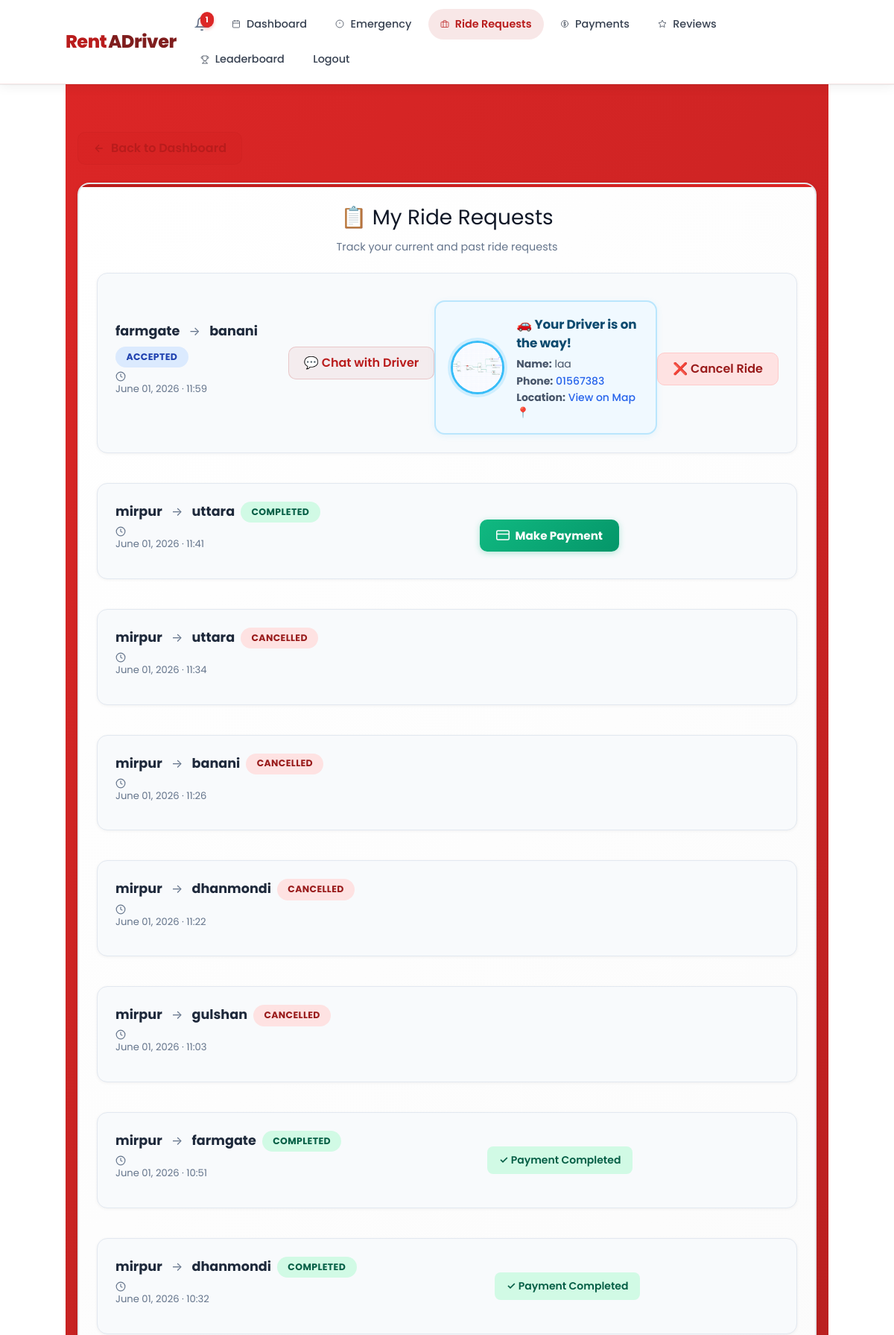
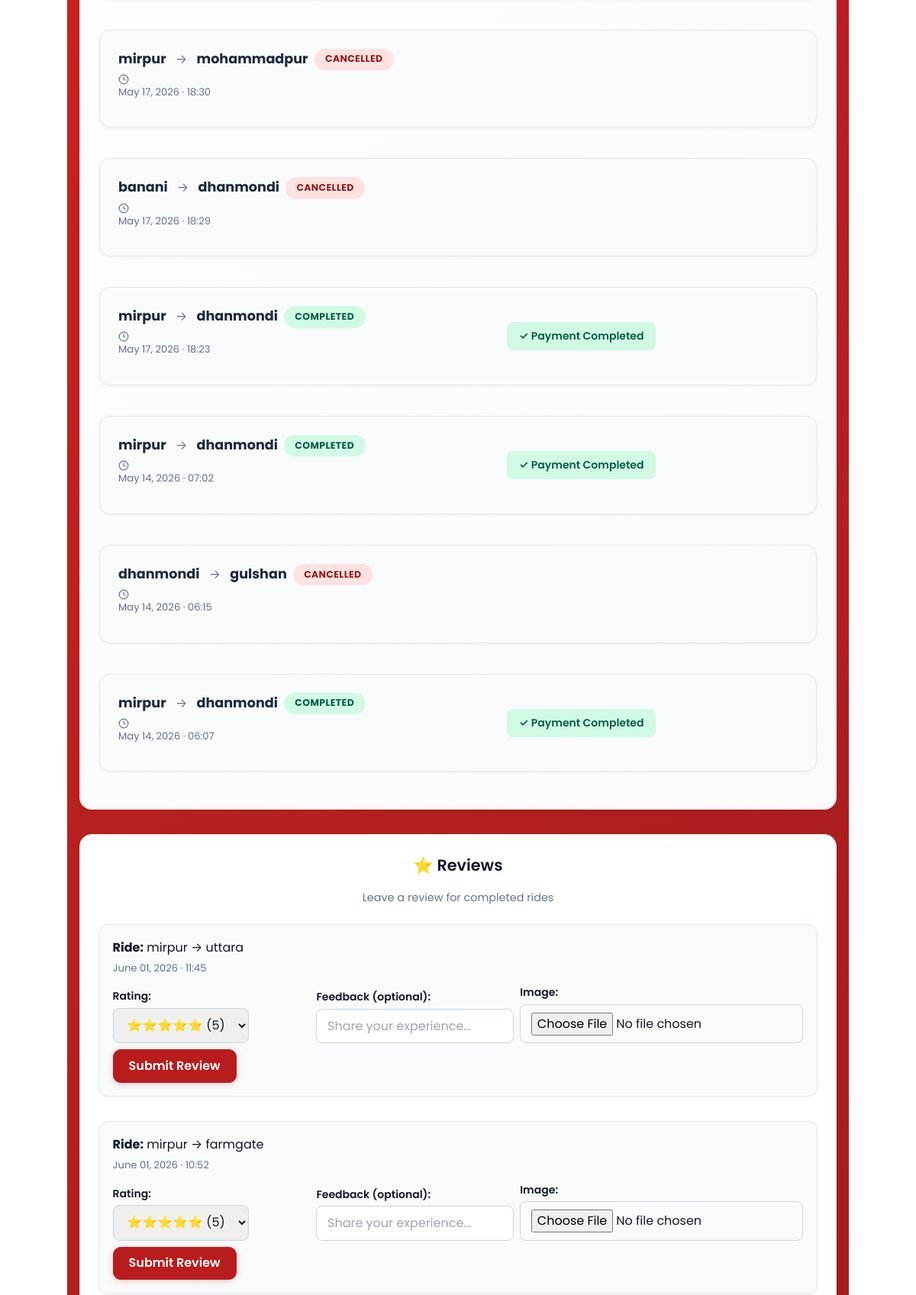
The app's page /rides/all/ (signed in, upper part) with its own data (2 pictures, top to bottom).
### core/models.py (models this page shows, shortened)
class RideRequest(models.Model):
    customer = models.ForeignKey(Account, on_delete=models.CASCADE)
    pickup_location = models.CharField(max_length=200)
    dropoff_location = models.CharField(max_length=200)
    pickup_lat = models.FloatField(null=True, blank=True)
    pickup_lng = models.FloatField(null=True, blank=True)
    dropoff_lat = models.FloatField(null=True, blank=True)
    dropoff_lng = models.FloatField(null=True, blank=True)
    status = models.CharField(max_length=20, default="pending")
    created_at = models.DateTimeField(auto_now_add=True)

class DriverProfile(models.Model):
    user = models.OneToOneField(Account, on_delete=models.CASCADE)
    full_name = models.CharField(max_length=100, null=True, blank=True)
    license_number = models.CharField(max_length=50)
    phone_number = models.CharField(max_length=20, null=True, blank=True)
    vehicle_details = models.CharField(max_length=100, default="Unknown")
    address = models.CharField(max_length=200, null=True, blank=True)
    nid_number = models.CharField(max_length=50, null=True, blank=True)
    profile_picture = models.ImageField(upload_to="profiles/", null=True, blank=True)
    current_lat = models.FloatField(null=True, blank=True)
    current_lng = models.FloatField(null=True, blank=True)

class Booking(models.Model):
    ride_request = models.OneToOneField(RideRequest, on_delete=models.CASCADE, related_name="booking")
    driver = models.ForeignKey(Account, on_delete=models.CASCADE, related_name="bookings")
    confirmed_at = models.DateTimeField(auto_now_add=True)
    status = models.CharField(
        max_length=20,
        choices=[('ongoing', 'Ongoing'), ('completed', 'Completed'), ('cancelled', 'Cancelled')],
        default='ongoing'
    )

### core/views.py (the view)
# urls.py: path("rides/all/", views.all_ride_requests_view, name="all_ride_requests"),
@login_required
def all_ride_requests_view(request):
    if request.user.role != "customer":
        return redirect("driver_dashboard")
    rides = RideRequest.objects.filter(customer=request.user).order_by("-created_at")
    customer_bookings = Booking.objects.filter(ride_request__customer=request.user).order_by("-confirmed_at")
    accepted_ride_info = None
    for ride in rides:
        if ride.status == "accepted":
            try:
                booking = ride.booking
                driver_profile = DriverProfile.objects.get(user=booking.driver)
                accepted_ride_info = {
                    "ride": ride,
                    "driver_name": driver_profile.full_name or booking.driver.username,
                    "driver_phone": driver_profile.phone_number,
                    "driver_picture": driver_profile.profile_picture,
                    "driver_lat": driver_profile.current_lat,
                    "driver_lng": driver_profile.current_lng,
                }
                break
            except:
                pass
    return render(request, "all_ride_requests.html", {
        "rides": rides,
        "customer_bookings": customer_bookings,
        "accepted_ride_info": accepted_ride_info,
    })

### core/templates/all_ride_requests.html (shortened to what this page needs)
{% extends "base.html" %}
{% load static %}
{% block content %}
<section class="all-rides-section">
  <div class="container">
    <div class="back-btn-wrapper">
      <a href="{% url 'customer_dashboard' %}" class="btn btn-secondary back-btn">
        <svg width="16" height="16" viewBox="0 0 24 24" fill="none" stroke="currentColor" stroke-width="2">
          <path d="M19 12H5M12 19l-7-7 7-7"/>
        </svg>
      </a>
    </div>
    <div class="card rides-card enhanced-rides">
      <div class="card-header">
        <h2>📋 My Ride Requests</h2>
        <p class="card-subtitle">Track your current and past ride requests</p>
      </div>
      <div class="rides-container">
        <ul class="rides-list">
          {% for r in rides %}
            <li class="ride-item">
              <div class="ride-header">
                <div class="ride-header-top">
                  <div class="ride-locations">
                    <strong>{{ r.pickup_location }}</strong>
                    <span class="ride-arrow">→</span>
                    <strong>{{ r.dropoff_location }}</strong>
                  </div>
                  <span class="status-badge status-{{ r.status }}">
                    {{ r.status|title }}
                  </span>
                </div>
                <small class="ride-timestamp">
                  <svg width="14" height="14" viewBox="0 0 24 24" fill="none" stroke="currentColor" stroke-width="2">
                    <circle cx="12" cy="12" r="10"/>
                    <polyline points="12 6 12 12 16 14"/>
                  </svg>
                  {{ r.created_at|date:"F d, Y · H:i" }}
                </small>
              </div>
              {% if r.booking and r.booking.status != 'completed' and r.booking.status != 'cancelled' %}
                <div class="chat-btn-wrapper">
                  <a class="btn btn-secondary chat-btn" href="{% url 'chat_room' r.booking.id %}">
                    💬 Chat with Driver
                  </a>
                </div>
              {% endif %}
              {% if r.status == 'completed' and r.booking %}
                {% if not r.booking.payment %}
                  <div class="payment-btn-wrapper">
                    <a href="{% url 'payments:pay_ride' r.booking.id %}" class="btn btn-primary payment-btn">
                      <svg width="18" height="18" viewBox="0 0 24 24" fill="none" stroke="currentColor" stroke-width="2">
                        <rect x="1" y="4" width="22" height="16" rx="2" ry="2"/>
                        <line x1="1" y1="10" x2="23" y2="10"/>
                      </svg>
                      Make Payment
                    </a>
                  </div>
                {% else %}
                  <div class="payment-status-wrapper">
                    <span class="badge badge-success">✓ Payment Completed</span>
                  </div>
                {% endif %}
              {% endif %}
              {% if r.status == 'accepted' and accepted_ride_info and accepted_ride_info.ride.id == r.id %}
                <div class="driver-info-card">
                  {% if accepted_ride_info.driver_picture %}
                    <img
                      src="{{ accepted_ride_info.driver_picture.url }}"
                      alt="Driver photo"
                      class="driver-photo"
                    />
                  {% else %}
                    <div class="driver-photo-placeholder">🧑</div>
                  {% endif %}
                  <div class="driver-info-content">
                    <p class="driver-heading">🚗 Your Driver is on the way!</p>
                    <p class="driver-detail"><strong>Name:</strong> {{ accepted_ride_info.driver_name }}</p>
                    <p class="driver-detail">
                      <strong>Phone:</strong>
                      {% if accepted_ride_info.driver_phone %}
                        <a href="tel:{{ accepted_ride_info.driver_phone }}" class="driver-phone-link">{{ accepted_ride_info.driver_phone }}</a>
                      {% else %}
                        <span class="driver-phone-unavailable">Not provided</span>
                      {% endif %}
                    </p>
                    {% if accepted_ride_info.driver_lat and accepted_ride_info.driver_lng %}
                      <p class="driver-detail">
                        <strong>Location:</strong>
                        <a
                          href="https://maps.google.com/?q={{ accepted_ride_info.driver_lat }},{{ accepted_ride_info.driver_lng }}"
                          target="_blank"
                          rel="noopener"
                          class="driver-map-link"
                        >View on Map 📍</a>
                      </p>
                    {% endif %}
                  </div>
                </div>
              {% endif %}
              <div class="action-buttons">
                {% if r.status == 'pending' %}
                  <a class="btn btn-secondary edit-btn" href="{% url 'edit_ride_request' r.id %}">
                    ✏️ Edit
                  </a>
                  <form method="post" action="{% url 'cancel_ride_request' r.id %}" class="cancel-form">
                    {% csrf_token %}
                    <button class="btn btn-secondary cancel-btn">
                      ❌ Cancel
                    </button>
                  </form>
                {% elif r.status != 'completed' and r.status != 'cancelled' %}
                  <form method="post" action="{% url 'cancel_ride_request' r.id %}" class="cancel-form">
                    <button class="btn btn-secondary cancel-btn">
                      ❌ Cancel Ride
                    </button>
                  </form>
                {% endif %}
              </div>
            </li>
          {% endfor %}
        </ul>
      </div>
    </div>
    <div class="card reviews-card">
      <div class="card-header">
        <h3>⭐ Reviews</h3>
        <p class="card-subtitle">Leave a review for completed rides</p>
      </div>
      <ul class="rides-list">
        {% for b in customer_bookings %}
          {% if b.status == 'completed' %}
            <li class="review-item">
              <div>
                <strong>Ride:</strong> {{ b.ride_request.pickup_location }} → {{ b.ride_request.dropoff_location }}
                <small class="ride-timestamp">{{ b.confirmed_at|date:"F d, Y · H:i" }}</small>
              </div>
              {% if not b.review %}
                <form method="post" action="{% url 'create_review' b.id %}" class="review-form" enctype="multipart/form-data">
                  <div class="review-form-fields">
                    <div class="review-form-group">
                      <label class="review-label">Rating:</label>
                      <select name="rating" class="review-select">
                        <option value="5">⭐⭐⭐⭐⭐ (5)</option>
                      </select>
                    </div>
                    <div class="review-form-group">
                      <label class="review-label">Feedback (optional):</label>
                      <input type="text" name="feedback" placeholder="Share your experience..." class="review-input" />
                    </div>
                    <div>
                      <label class="review-label">Image:</label>
                      <input type="file" name="image" accept="image/*" class="review-file" />
                    </div>
                    <button class="btn btn-primary">Submit Review</button>
                  </div>
                </form>
              {% endif %}
            </li>
          {% endif %}
        {% empty %}
          <li class="empty-reviews">No completed bookings to review yet.</li>
        {% endfor %}
      </ul>
    </div>
  </div>
</section>
{% endblock %}

### core/static/css/style.css (style rules this page uses)
:root { --bg: #ffffff; --card: #fafafa; --muted: #6b7280; --accent: #b91c1c; --accent-2: #7f1d1d; --glass: rgba(185,28,28,0.04); --text-primary: #111827; --text-secondary: #374151; --border: #e5e7eb; --shadow: rgba(0,0,0,0.1); --success: #10b981; --success-light: #d1fae5; --radius: 12px; --fw-regular: 400; --fw-medium: 600; --max-width: 1100px; }
* { box-sizing: border-box; outline: none; }
a, button, input, select, textarea { outline: none; -webkit-tap-highlight-color: transparent; }
html,body { height:100%; margin: 0; padding: 0; outline: none; }
body { min-height: 100vh; display: flex; flex-direction: column; }
body { margin:0; font-family: "Poppins", system-ui, -apple-system, "Segoe UI", Roboto, "Helvetica Neue", Arial; background: var(--bg); color: var(--text-primary); -webkit-font-smoothing:antialiased; -moz-osx-font-smoothing:grayscale; line-height:1.45; -webkit-tap-highlight-color: transparent; min-height: 100vh; display: flex; flex-direction: column; }
.container { width: 92%; max-width: var(--max-width); margin: 0 auto; }
* { outline: none; }
.btn-secondary { background: rgba(185,28,28,0.05); color: var(--accent); border: 1px solid rgba(185,28,28,0.2); }
.card { background: #ffffff; border: 1px solid var(--border); border-radius: 12px; padding: 1.5rem; box-shadow: 0 2px 8px rgba(0,0,0,0.05); transition: transform 0.2s ease, box-shadow 0.2s ease; }
.card h3 { color: var(--text-primary); font-size: 1.3rem; font-weight: 600; margin: 0 0 1rem; display: flex; align-items: center; gap: 0.5rem; }
.rides-card, .create-card { background: #ffffff; border: 1px solid var(--border); border-radius: 12px; padding: 1.5rem; box-shadow: 0 2px 8px rgba(0,0,0,0.05); }
.rides-card { border-left: 4px solid var(--accent); }
.enhanced-rides { background: linear-gradient(135deg, #ffffff 0%, #fafafa 100%); border: 2px solid var(--border); position: relative; overflow: hidden; }
.enhanced-rides::before { content: ''; position: absolute; top: 0; left: 0; right: 0; height: 4px; background: linear-gradient(90deg, var(--accent), #dc2626); }
.card-header { margin-bottom: 1.5rem; text-align: center; }
.card-header h3 { color: var(--text-primary); font-size: 1.4rem; font-weight: 700; margin: 0 0 0.5rem; display: flex; align-items: center; justify-content: center; gap: 0.5rem; }
.card-subtitle { color: var(--muted); font-size: 0.9rem; margin: 0; }
.rides-container { min-height: 200px; }
.rides-list { list-style: none; margin: 0; padding: 0; display: flex; flex-direction: column; gap: 0.75rem; }
.ride-item { background: var(--bg); border: 1px solid var(--border); border-radius: var(--radius); padding: 1rem; margin-bottom: 0.75rem; display: flex; justify-content: space-between; align-items: center; transition: all 0.3s ease; box-shadow: 0 2px 4px var(--shadow); }

### records on screen
RideRequest: pickup_location "farmgate", dropoff_location "banani", status "ACCEPTED", created_at "June 01, 2026 · 11:59", shows "💬 Chat with Driver", shows "❌ Cancel Ride"
DriverProfile: driver_name "laa", driver_phone "01567383"
RideRequest: pickup_location "mirpur", dropoff_location "uttara", status "COMPLETED", created_at "June 01, 2026 · 11:41", shows "Make Payment"
RideRequest: pickup_location "mirpur", dropoff_location "uttara", status "CANCELLED", created_at "June 01, 2026 · 11:34"
RideRequest: pickup_location "mirpur", dropoff_location "banani", status "CANCELLED", created_at "June 01, 2026 · 11:26"
RideRequest: pickup_location "mirpur", dropoff_location "dhanmondi", status "CANCELLED", created_at "June 01, 2026 · 11:22"
RideRequest: pickup_location "mirpur", dropoff_location "gulshan", status "CANCELLED", created_at "June 01, 2026 · 11:03"
RideRequest: pickup_location "mirpur", dropoff_location "farmgate", status "COMPLETED", created_at "June 01, 2026 · 10:51", shows "✓ Payment Completed"
RideRequest: pickup_location "mirpur", dropoff_location "dhanmondi", status "COMPLETED", created_at "June 01, 2026 · 10:32", shows "✓ Payment Completed"
RideRequest: pickup_location "mirpur", dropoff_location "mohammadpur", status "CANCELLED", created_at "May 17, 2026 · 18:30"
RideRequest: pickup_location "banani", dropoff_location "dhanmondi", status "CANCELLED", created_at "May 17, 2026 · 18:29"
RideRequest: pickup_location "mirpur", dropoff_location "dhanmondi", status "COMPLETED", created_at "May 17, 2026 · 18:23", shows "✓ Payment Completed"
RideRequest: pickup_location "mirpur", dropoff_location "dhanmondi", status "COMPLETED", created_at "May 14, 2026 · 07:02", shows "✓ Payment Completed"
RideRequest: pickup_location "dhanmondi", dropoff_location "gulshan", status "CANCELLED", created_at "May 14, 2026 · 06:15"
RideRequest: pickup_location "mirpur", dropoff_location "dhanmondi", status "COMPLETED", created_at "May 14, 2026 · 06:07", shows "✓ Payment Completed"
Booking: ride_request.pickup_location "mirpur", ride_request.dropoff_location "uttara", confirmed_at "June 01, 2026 · 11:45"
Booking: ride_request.pickup_location "mirpur", ride_request.dropoff_location "farmgate", confirmed_at "June 01, 2026 · 10:52"
